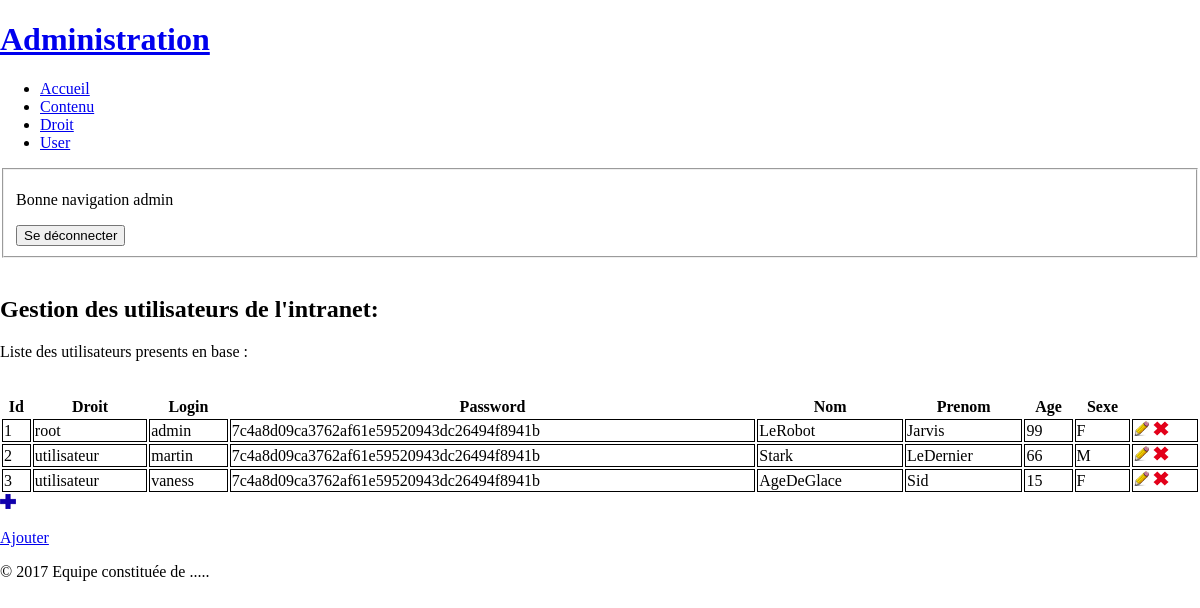
/intranet/index.php?p=user (signed in), run on the app's committed database.
### tables this page shows
CREATE TABLE `user` (
  `id` int(11) NOT NULL,
  `droit` int(11) NOT NULL,
  `login` varchar(20) NOT NULL,
  `password` varchar(45) NOT NULL,
  `nom` varchar(20) NOT NULL,
  `prenom` varchar(20) NOT NULL,
  `age` int(11) NOT NULL,
  `sexe` enum('M','F') NOT NULL
);

CREATE TABLE `droit` (
  `id` int(11) NOT NULL,
  `nom` varchar(20) NOT NULL,
  `permission` int(11) NOT NULL
);

### intranet/index.php (called while the page is built, shortened)
<?php
    include_once('./controleur/index.php');
?>

### intranet/modele/sql/userManager.php (called while the page is built, shortened)
<?php
	function getListUser($db)
	{
		$users = array();
		$q = $db->query('SELECT id,droit,login,password,nom,prenom,age,sexe FROM user ORDER BY login');
		while ($donnees = $q->fetch(PDO::FETCH_ASSOC))
		{
			$users[] = $donnees;
		}
		return $users;
	}
?>

### intranet/modele/sql/droitManager.php (called while the page is built, shortened)
<?php
	function getDroitById($db, $id)
	{
		$q = $db->prepare('SELECT id,nom,permission FROM droit WHERE id = :id');
		$q->execute(array('id' => $id));
		$droit = $q->fetch();
		return $droit;
	}
?>

### intranet/vue/user.php (the view)
<section>
	<br />
	<h2 >Gestion des utilisateurs de l'intranet:</h2>
	<?php
		require 'modele/sql/droitManager.php';
		require 'controleur/connexionBDD.php';
		$users = getListUser($db);
	?>
	<div>
		<p>Liste des utilisateurs presents en base :<br /><br /></p>
		<table>
			<tr>
				<th>Id</th>
				<th>Droit</th>
				<th>Login</th>
				<th>Password</th>
				<th>Nom</th>
				<th>Prenom</th>
				<th>Age</th>
				<th>Sexe</th>
				<th></th>
				</tr>
				<?php
					foreach($users as $user)
					{
				?>
				<tr>
					<td><?php echo $user['id']; ?></td>
					<td><?php
						$droit = getDroitById($db, (int) $user['droit']);
						echo $droit['nom'];
					?></td>
					<td><?php echo $user['login']; ?><br /></td>
					<td><?php echo $user['password']; ?><br /></td>
					<td><?php echo $user['nom']; ?><br /></td>
					<td><?php echo $user['prenom']; ?><br /></td>
					<td><?php echo $user['age']; ?><br /></td>
					<td><?php echo $user['sexe']; ?><br /></td>
					<td>
						<a href="#"><img src="vue/images/modifier.png" alt="Bouton modifier" title="Modifier"/></a>
						<a href="#"><img src="vue/images/supprimer.png" alt="Bouton supprimer" title="Supprimer"/></a>
					</td>
				</tr>
				<?php
					}
				?>
		</table>
		<a href="#"><img src="vue/images/ajouter.png" alt="Bouton ajouter" title="Ajouter"/><p>Ajouter</p></a>
	</div>
</section>

### intranet/vue/deb_page.php (shortened to what this page needs)
<!DOCTYPE html>
<html lang="fr">
<head>
    <link rel="stylesheet" type="text/css" media="screen" href="vue/css/style.css">
</head>
<body>
   <header>
       <h1><a href="index.php">Administration</a></h1>
        <nav>
        <ul class="menu">
                <li><a href="index.php?p=accueil">Accueil</a></li>
                <li><a href="index.php?p=contenu">Contenu</a></li>
                <li><a href="index.php?p=droit">Droit</a></li>
                <li><a href="index.php?p=user">User</a></li>
            </ul>
        </nav>
    </header>
	<div class="authentification">
        <form method="post" action="./controleur/deconnexion.php">
            <fieldset>
                <p>Bonne navigation <span>
                <?php
                    echo $_SESSION['login'];
                ?>
                </span></p>
                <button type="submit">Se déconnecter</button>
            </fieldset>
        </form>
	</div>

### intranet/controleur/index.php
<?php
	if(isset($_GET['p']) && is_file('vue/'.$_GET['p'].'.php')) { $p= $_GET['p'] ; }
	else{ $p= "accueil"; }
	include("vue/deb_page.php");
	if ($p == "logout")
	{
		include("controleur/deconnexion.php");
	}
	else
	{
		include("vue/".$p.".php");
	}
	include("vue/fin_page.php");
?>

### intranet/vue/fin_page.php
  <footer>
    <p>© 2017 Equipe constituée de ..... </p>
  </footer>
</body>
</html>

### intranet/vue/css/style.css (style rules this page uses)
html, body { width:100%; padding:0; margin:0; }
body { font-family:"Times New Roman",Georgia,Serif; background: #fff; }
table { width: 100%; }
td { border: 1px solid black; }

### data on the page
user: id "1", droit.nom "root", login "admin", password "7c4a8d09ca3762af61e59520943dc26494f8941b", nom "LeRobot", prenom "Jarvis", age "99", sexe "F"
user: id "2", droit.nom "utilisateur", login "martin", password "7c4a8d09ca3762af61e59520943dc26494f8941b", nom "Stark", prenom "LeDernier", age "66", sexe "M"
user: id "3", droit.nom "utilisateur", login "vaness", password "7c4a8d09ca3762af61e59520943dc26494f8941b", nom "AgeDeGlace", prenom "Sid", age "15", sexe "F"

### other printed values
$_SESSION['login'] "admin"
